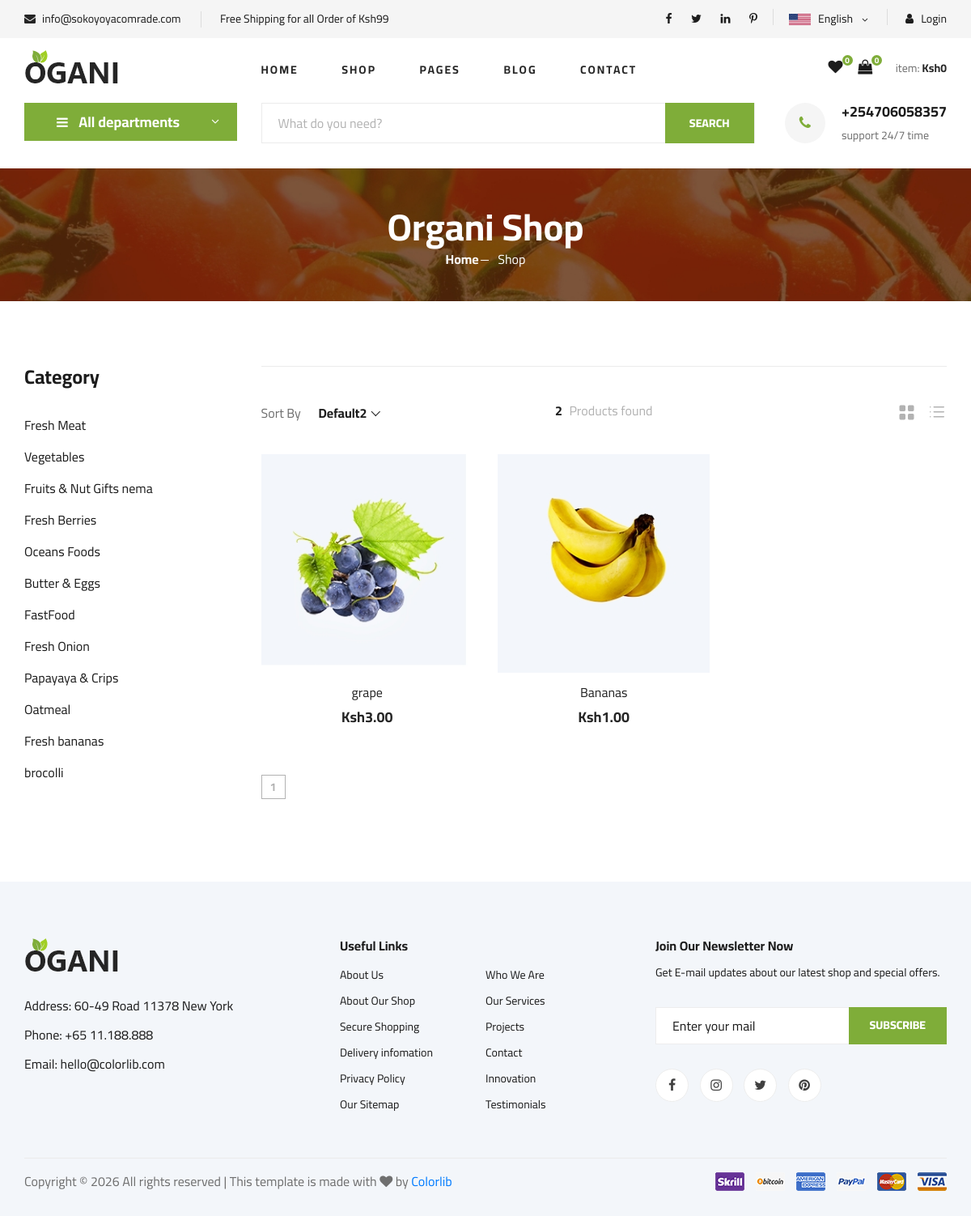
Page /shop on the committed database.
### demoapp/models.py (models this page shows)
class Category(models.Model):
    name=models.CharField(max_length=200)
    image = models.ImageField(upload_to="category/",default='default.jpg')
    created_at=models.DateTimeField(auto_now_add=True)

class Product(models.Model):
    category = models.ForeignKey(Category, on_delete=models.CASCADE, related_name="products")
    name = models.CharField(max_length=200)
    description = models.TextField()
    price = models.DecimalField(max_digits=10, decimal_places=2)
    image = models.ImageField(upload_to="product/")
    weight = models.DecimalField(max_digits=5, decimal_places=2, help_text="Weight in kg")
    stock = models.PositiveIntegerField(default=0)
    available = models.BooleanField(default=True)
    created_at = models.DateTimeField(auto_now_add=True)

### demoapp/views.py (the view)
# urls.py: path('shop',views.shop,name="shop"),
def shop(request):
    cart = request.session.get('cart', {})
    subtotal = 0
    for item in cart.values():
        subtotal += int(item['quantity']) * float(item['price'])
    product_list = Product.objects.all().order_by('-id')
    product = request.GET.get("product")
    category = request.GET.get("category")
    if product:
        product_list = product_list.filter(name__icontains=product)
    if category:
        product_list = product_list.filter(category_id=category)
    paginator = Paginator(product_list, 8)  # 8 products per page
    page_number = request.GET.get('page')
    products = paginator.get_page(page_number)
    data = {
    "products": products,
    "allCategory":Category.objects.all(),
    "subtotal":subtotal
          }
    return render(request,'shop-grid.html',context=data)

### demoapp/context_processors.py (called while the page is built)
def product_list(request):
    return {
        "product_list": Product.objects.all()
    }

def favorite_count(request):
    count = 0
    if request.user.is_authenticated:
        count = Favorite.objects.filter(user=request.user).count()
    return {
        "favorite_count": count
    }

def cart_total(request):
    cart = request.session.get('cart', {})
    subtotal = 0
    cart_count = 0
    for item in cart.values():
        subtotal += Decimal(item['price']) * item['quantity']
        cart_count += item['quantity']
    return {
        "subtotal": subtotal,
        "cart_count": cart_count
    }

### templates/shop-grid.html (shortened to what this page needs)
{% extends 'master.html' %}
{% load static %}
{% block content%}
    <section class="breadcrumb-section set-bg" data-setbg="{% static 'img/breadcrumb.jpg' %}">
        <div class="container">
            <div class="row">
                <div class="col-lg-12 text-center">
                    <div class="breadcrumb__text">
                        <h2>Organi Shop</h2>
                        <div class="breadcrumb__option">
                            <a href="{% url 'index' %}">Home</a>
                            <span>Shop</span>
                        </div>
                    </div>
                </div>
            </div>
        </div>
    </section>
    <section class="product spad">
        <div class="container">
            <div class="row">
                <div class="col-lg-3 col-md-5">
                    <div class="sidebar">
                        <div class="sidebar__item">
                            <h4>Category</h4>
                            <ul>
                            {% for cat in allCategory %}
                                <li>
                                    <a href="/shop?category={{ cat.id }}">{{ cat.name }}</a>
                                </li>
                            {% endfor %}
                            </ul>
                        </div>
                    </div>
                </div>
                <div class="col-lg-9 col-md-7">
                    <div class="filter__item">
                        <div class="row">
                            <div class="col-lg-4 col-md-5">
                                <div class="filter__sort">
                                    <span>Sort By</span>
                                </div>
                            </div>
                            <div class="col-lg-4 col-md-4">
                                <div class="filter__found">
                                    <h6><span>{{ products|length }}</span> Products found</h6>
                                </div>
                            </div>
                            <div class="col-lg-4 col-md-3">
                                <div class="filter__option">
                                    <span class="icon_grid-2x2"></span>
                                    <span class="icon_ul"></span>
                                </div>
                            </div>
                        </div>
                    </div>
                    <div class="row">
                        {% for product in products %}
                        <div class="col-lg-4 col-md-6 col-sm-6">
                            <div class="product__item">
                                <div class="product__item__pic set-bg" data-setbg="{{ product.image.url }}">
                                </div>
                                <div class="product__item__text">
                                    <h6><a href="detail/{{product.id}}">{{ product.name }}</a></h6>
                                    <h5>Ksh{{ product.price }}</h5>
                                </div>
                            </div>
                        </div>
                        {% endfor %}
                    </div>
                    <div class="product__pagination">
                                        {% for num in products.paginator.page_range %}
                                            {% if products.number == num %}
                                                <a class="active">{{ num }}</a>
                                            {% else %}
                                                <a href="?page={{ num }}">{{ num }}</a>
                                            {% endif %}
                                        {% endfor %}
                            </div>
                </div>
            </div>
        </div>
    </section>
    {% endblock%}

### static/css/style.css (style rules this page uses)
html, body { height: 100%; font-family: "Cairo", sans-serif; -webkit-font-smoothing: antialiased; font-smoothing: antialiased; }
h1, h2, h3, h4, h5, h6 { margin: 0; color: #111111; font-weight: 400; font-family: "Cairo", sans-serif; }
h2 { font-size: 36px; }
h4 { font-size: 24px; }
h5 { font-size: 18px; }
h6 { font-size: 16px; }
ul, ol { padding: 0; margin: 0; }
.set-bg { background-repeat: no-repeat; background-size: cover; background-position: top center; }
.spad { padding-top: 100px; padding-bottom: 100px; }
.breadcrumb-section { display: flex; align-items: center; padding: 45px 0 40px; }
.breadcrumb__text h2 { font-size: 46px; color: #ffffff; font-weight: 700; }
.breadcrumb__option a { display: inline-block; font-size: 16px; color: #ffffff; font-weight: 700; margin-right: 20px; position: relative; }
.breadcrumb__option a:after { position: absolute; right: -12px; top: 13px; height: 1px; width: 10px; background: #ffffff; content: ""; }
.breadcrumb__option span { display: inline-block; font-size: 16px; color: #ffffff; }
.sidebar__item { margin-bottom: 35px; }
.sidebar__item h4 { color: #1c1c1c; font-weight: 700; margin-bottom: 25px; }
.sidebar__item ul li { list-style: none; }
.sidebar__item ul li a { font-size: 16px; color: #1c1c1c; line-height: 39px; display: block; }
.product { padding-top: 80px; padding-bottom: 80px; }
.filter__item { padding-top: 45px; border-top: 1px solid #ebebeb; padding-bottom: 20px; }
.filter__sort { margin-bottom: 15px; }
.filter__sort span { font-size: 16px; color: #6f6f6f; display: inline-block; }
.filter__found { text-align: center; margin-bottom: 15px; }
.filter__found h6 { font-size: 16px; color: #b2b2b2; }
.filter__found h6 span { color: #1c1c1c; font-weight: 700; margin-right: 5px; }
.filter__option { text-align: right; margin-bottom: 15px; }
.filter__option span { font-size: 24px; color: #b2b2b2; margin-right: 10px; cursor: pointer; -webkit-transition: all, 0.3s; -moz-transition: all, 0.3s; -ms-transition: all, 0.3s; -o-transition: all, 0.3s; transition: all, 0.3s; }
.filter__option span:last-child { margin: 0; }
.product__item { margin-bottom: 50px; }
.product__item__pic { height: 270px; position: relative; overflow: hidden; }
.product__item__text { text-align: center; padding-top: 15px; }
.product__item__text h6 { margin-bottom: 10px; }
.product__item__text h6 a { color: #252525; }
.product__item__text h5 { color: #252525; font-weight: 700; }
.product__pagination, .blog__pagination { padding-top: 10px; }
.product__pagination a, .blog__pagination a { display: inline-block; width: 30px; height: 30px; border: 1px solid #b2b2b2; font-size: 14px; color: #b2b2b2; font-weight: 700; line-height: 28px; text-align: center; margin-right: 16px; -webkit-transition: all, 0.3s; -moz-transition: all, 0.3s; -ms-transition: all, 0.3s; -o-transition: all, 0.3s; transition: all, 0.3s; }
.product__pagination a:last-child, .blog__pagination a:last-child { margin-right: 0; }
@media only screen and (min-width: 1200px) { .container { max-width: 1170px; } }

### rows in the picture
Category: name "Fresh Meat"
Category: name "Vegetables"
Category: name "Fruits & Nut Gifts nema"
Category: name "Fresh Berries"
Category: name "Oceans Foods"
Category: name "Butter & Eggs"
Category: name "FastFood"
Category: name "Fresh Onion"
Category: name "Papayaya & Crips"
Category: name "Oatmeal"
Category: name "Fresh bananas"
Category: name "brocolli"
Product: shows a picture, name "grape", price "3.00"
Product: shows a picture, name "Bananas", price "1.00"

### other values in the picture
{{ favorite_count }} "0"
{{ request.session.cart|length }} "0"
{{ subtotal }} "0"
{{ products|length }} "2"
{{ num }} "1"
